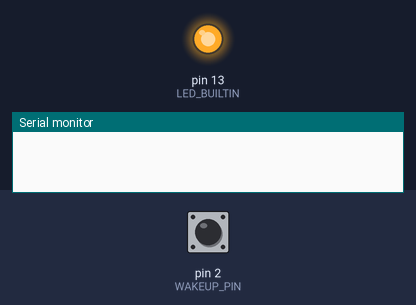
Recording of a sketch running on a simulated Arduino Uno, built with avr-gcc and run on an emulated ATmega328P. On the bench: output pins drawn as LEDs (lit = HIGH), the last lines printed to the serial monitor. The test bench sets the inputs (shaded band); at power-on: pin 2 (WAKEUP_PIN) LOW. Sleep ends after the set time or at an interrupt.

Above: at 4.2 s.
4.3 s: pin 2 (WAKEUP_PIN) pulled HIGH for 1 s
At 11.7 s:
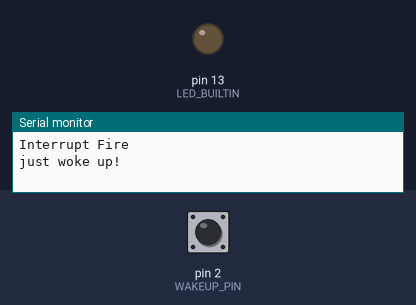
Timing chart, 0 to 13.2 s (numbered marks = the images above; inputs shaded):
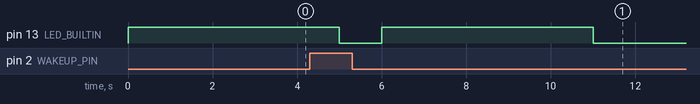

The sketch:

sleep.ino
```cpp
#include <avr/sleep.h>

byte WAKEUP_PIN = 2;

/*
 * La interrupcion de sleep debe ser por:
 * WIFI ESP => tiene que tener su propia alimentacion => antes de comunicarse por Tx y Rx debera mandar un alto para el pin 2
 * Teclado => conectar SDA el cual varia de 0 a 1 sucesivamente, por lo que habra que tener cuidado con que interrumpa mas de una vez
 *
 * Para interrumpir se apaga el transistor, se pone index a 0 y luego se pone a dormir
 */

void setup() {
  Serial.begin(115200);
  pinMode(LED_BUILTIN, OUTPUT);
  pinMode(WAKEUP_PIN, INPUT);
  digitalWrite(LED_BUILTIN, HIGH);
}

void wakeUp() {
  Serial.println("Interrupt Fire");
  sleep_disable();
  detachInterrupt(0);
}

void Going_to_Sleep() {
  sleep_enable();
  attachInterrupt(0, wakeUp, HIGH);
  set_sleep_mode(SLEEP_MODE_PWR_DOWN);
  digitalWrite(LED_BUILTIN, LOW);
  delay(1000);
  sleep_cpu();
  Serial.println("just woke up!");
  digitalWrite(LED_BUILTIN, HIGH);
}

void loop() {
  delay(5000);
  Going_to_Sleep();
}
```
